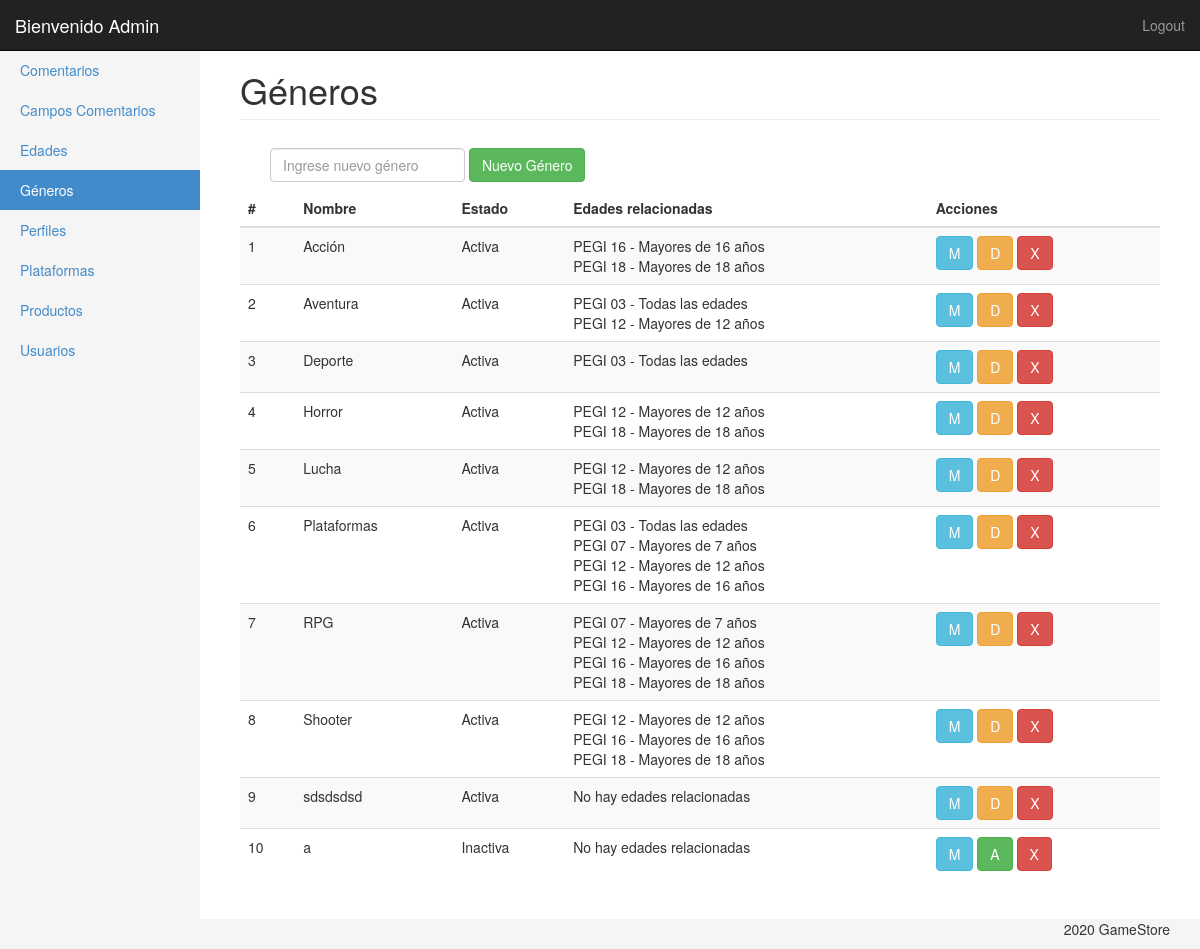
Page /ProduccionWeb_TP1/panel/generos.php (signed in) on the earlier database version.
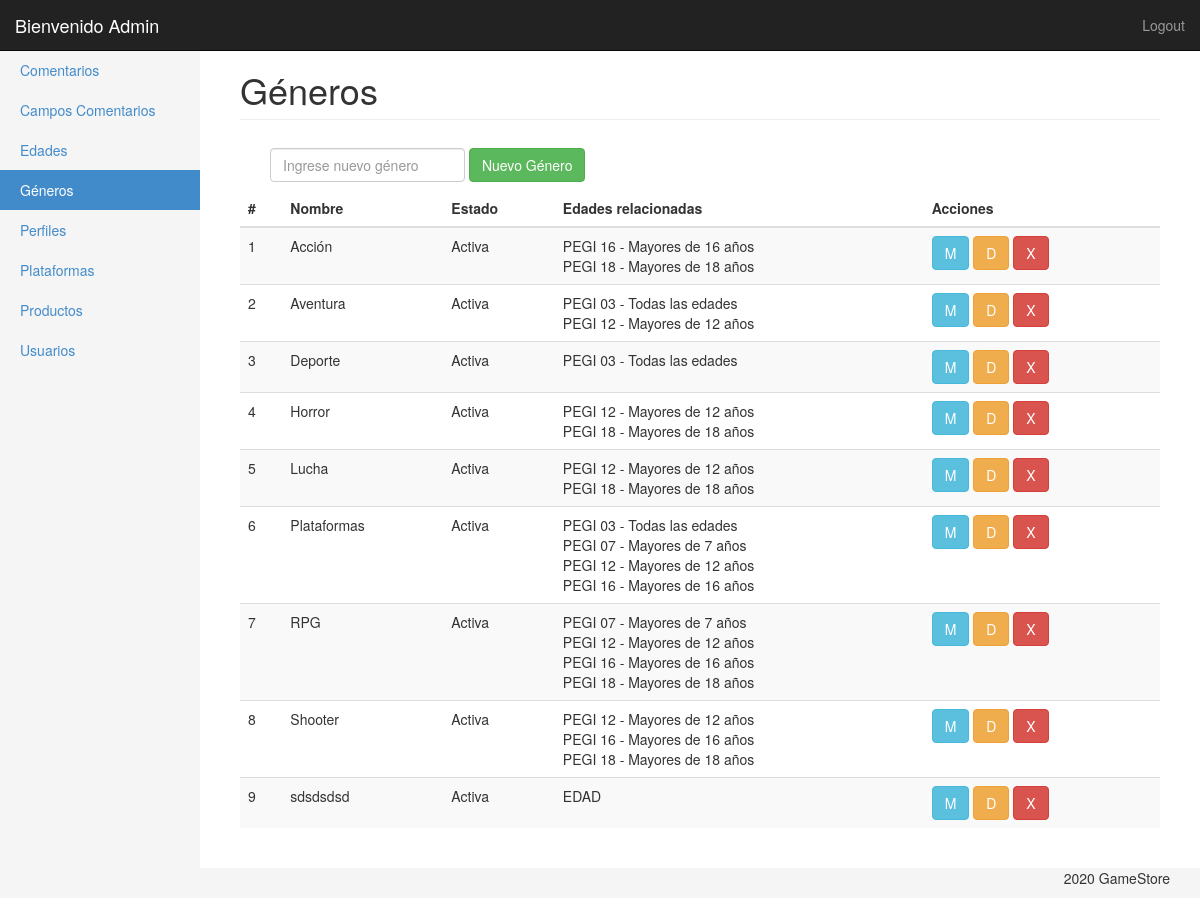
Same page on the later database version.
### tables this page shows
CREATE TABLE `generos` (
  `id` int(11) NOT NULL,
  `nombre` varchar(50) NOT NULL,
  `estado` tinyint(1) NOT NULL DEFAULT 1,
  `enabled` tinyint(1) NOT NULL DEFAULT 1
);

CREATE TABLE `edades` (
  `id` int(11) NOT NULL,
  `nombre` varchar(50) NOT NULL,
  `estado` tinyint(1) NOT NULL DEFAULT 1,
  `enabled` tinyint(1) NOT NULL DEFAULT 1
);

### ProduccionWeb_TP1/panel/clases/genero.php (called while the page is built, shortened)
<?php
Class Genero{
	private $con;
	public function __construct($con){
		$this->con = $con;
	}
	public function getList(){
		$query = "SELECT *
					FROM generos
					WHERE enabled = '1' ";
        return $this->con->query($query);
	}
	public function getSubcategoria($id){
		$query = "	SELECT edades.nombre
					FROM generos INNER JOIN genero_edades
					ON generos.id = genero_edades.idgen
					INNER JOIN edades
					ON edades.id = genero_edades.idedad
					WHERE generos.id=".$id." AND edades.enabled = 1 AND edades.estado = 1 ";
		return $this->con->query($query);
	}
}

### ProduccionWeb_TP1/panel/generos.php (the view, shortened to what this page needs)
<?php
require('inc/header.php');
?>
<div class="container-fluid">
	<?php $generoMenu = 'Géneros';
	$gen = new Genero($con);
	include('inc/side_bar.php');
	?>
	<div class="col-sm-9 col-md-10 main">
		<h1 class="page-header">
			<?php echo $generoMenu ?>
		</h1>
		<div class="container-fluid">
			<?php if (in_array('gen.add', $_SESSION['usuario']['permisos']['cod'])) { ?>
				<form action="generos.php" method="post" class="navbar-form navbar-left">
					<input type="text" class="form-control" id="nombre" name="nombre" placeholder="Ingrese nuevo género" required>
					<button type="submit" class="btn btn-success" name="alta_generos" title="Agregar">Nuevo Género</button></a>
				</form>
			<?php } ?>
		</div>
		<div class="table-responsive">
			<table class="table table-striped">
				<thead>
					<tr>
						<th>#</th>
						<th>Nombre</th>
						<th>Estado</th>
						<th>Edades relacionadas</th>
						<th>Acciones</th>
					</tr>
				</thead>
				<tbody>
					<?php
					foreach ($gen->getList() as $generos) { ?>
						<tr>
						<td><?php echo $generos['id'];?></td>
						<td><?php echo $generos['nombre'];?></td>
						<td><?php if($generos['estado'] == 1){
							echo 'Activa';
						} else {
							echo 'Inactiva';
						} 	?></td>
						<td> <?php
						$haysubcat = false;
						foreach ($gen->getSubcategoria($generos['id']) as $subcat) {
									$haysubcat = true;
									echo $subcat['nombre'];
									?> <br> <?php
								}
								if(!$haysubcat){
									echo "No hay edades relacionadas";
								} ?></td>
						<td>
							<?php if (in_array('gen.edit', $_SESSION['usuario']['permisos']['cod'])) { ?>
								<a href="generos_ae.php?edit=<?php echo $generos['id']?>"><button type="button" class="btn btn-info" title="Modificar nombre">M</button></a>
							<?php } ?>
							<?php if (in_array('gen.act', $_SESSION['usuario']['permisos']['cod'])) { ?>
								<?php if($generos['estado'] == 0){ ?>
									<a href="generos.php?modif=<?php echo $generos['estado'] ?>&id=<?php echo $generos['id']?>"><button type="button" class="btn btn-success" title="Activar">A</button></a>
								<?php } else { ?>
									<a href="generos.php?modif=<?php echo $generos['estado'] ?>&id=<?php echo $generos['id']?>"><button type="button" class="btn btn-warning" title="Desactivar">D</button></a>
								<?php } ?>
							<?php } ?>
							<?php if (in_array('gen.del', $_SESSION['usuario']['permisos']['cod'])) { ?>
								<a href="generos.php?del=<?php echo $generos['id'] ?>"><button type="button" class="btn btn-danger" title="Borrar">X</button></a>
							<?php } ?>
						</td>
						</tr>
					<?php } ?>
				</tbody>
			</table>
		</div>
	</div>
</div>
<?php include('inc/footer.php'); ?>

### ProduccionWeb_TP1/panel/inc/header.php (shortened to what this page needs)
<!DOCTYPE html>
<?php session_start();
include('clases/usuarios.php');
include('clases/genero.php');
?>
<html lang="es">
<head>
  <link href="css/bootstrap.min.css" rel="stylesheet">
  <link href="css/styles.css" rel="stylesheet">
</head>
<body>
  <nav class="navbar navbar-inverse navbar-fixed-top" role="navigation">
    <div class="container-fluid">
      <div class="navbar-header">
        <a class="navbar-brand" href="index.php">Bienvenido <?php echo $_SESSION['usuario']['nombre']  ?></a>
      </div>
      <div class="navbar-collapse collapse">
        <ul class="nav navbar-nav navbar-right">
          <li><a href="?logout">Logout</a></li>
        </ul>
      </div>
    </div>
  </nav>

Differences in the rows shown:
no longer on this page (row edited): generos: id "10", nombre "a", estado "Inactiva", shows "No hay edades relacionadas"
changed generos "sdsdsdsd": no longer shows "No hay edades relacionadas"
added edades: nombre "EDAD", shown under generos "sdsdsdsd"
